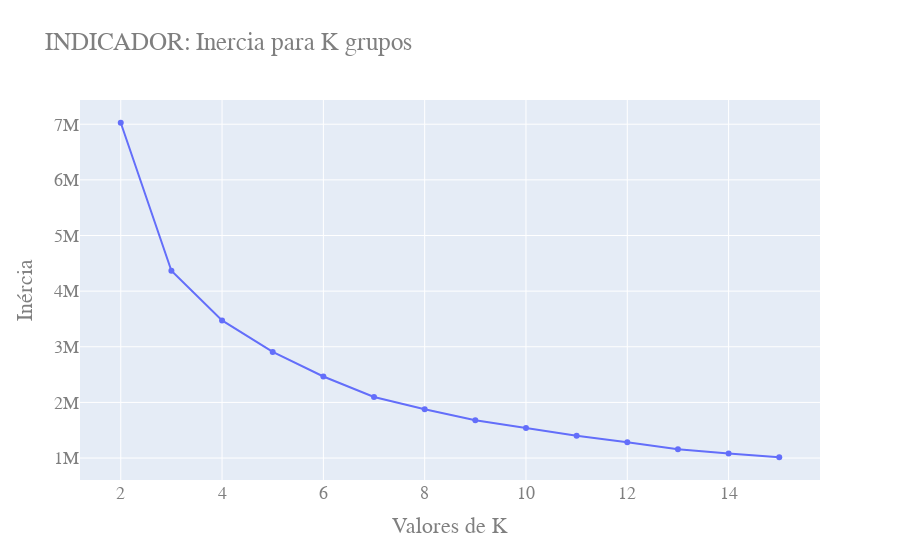

The notebook cell this image was saved under:
### Code cell
fig = go.Figure()
fig.add_trace(go.Scatter(x = faixa_n_clusters, y = valores_inercia))
fig.update_layout(
    title = "INDICADOR: Inercia para K grupos",
    xaxis_title = "Valores de K",
    yaxis_title = "Inércia",
    font = dict(
        family = "Courier New, monospace",
        size=18,
        color="#7f7f7f"
    )
)
fig.show()

### Figure 1 — Plotly figure (JSON) as saved in the notebook; plotly's stock layout.template omitted (floating-point values rounded to 4 significant figures)
{"data": [{"type": "scatter", "x": [2, 3, 4, 5, 6, 7, 8, 9, 10, 11, 12, 13, 14, 15], "y": [7026000.0, 4367000.0, 3473000.0, 2907000.0, 2466000.0, 2097000.0, 1877000.0, 1679000.0, 1540000.0, 1399000.0, 1283000.0, 1160000.0, 1081000.0, 1015000.0]}], "layout": {"font": {"color": "#7f7f7f", "family": "Courier New, monospace", "size": 18}, "title": {"text": "INDICADOR: Inercia para K grupos"}, "xaxis": {"title": {"text": "Valores de K"}}, "yaxis": {"title": {"text": "Inércia"}}}}
